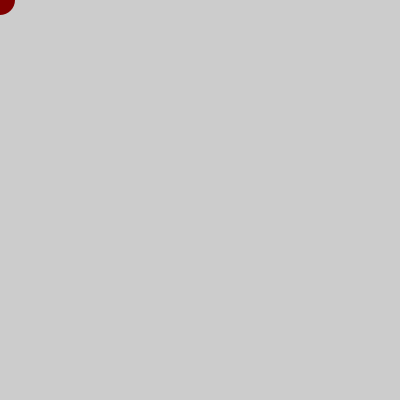
Frame 1 (no input)
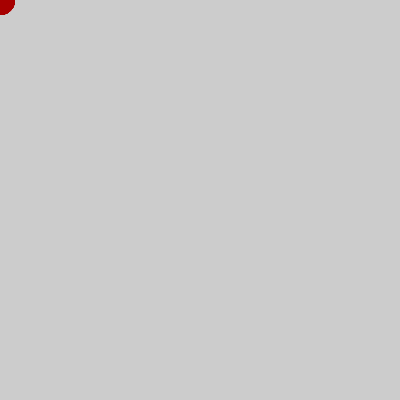
Frame 60 (the mouse pressed at the canvas centre just before this capture)
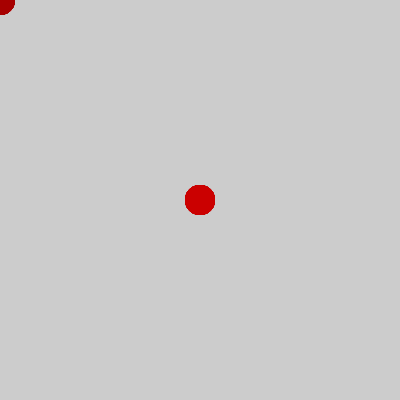
Frame 120 (the mouse held since frame 60 and released just before this capture)

The Processing sketch that drew these frames (run headless with seeded random() and noise(); from frame 60 on, the mouse is pressed at the canvas centre):

// Processing sketch: Red_Snake_Paso_05
// ── Red_Snake_Paso_05.pde
/*
 * Red Snake 
 *
 * Program to create a red snake moving through the screen
 * 
 * Step 5:
 *  - change the intensity of red with the time
 *  - for a better visual effect and avoiding the color red of changing
 *    abruptly, use a mathematical function (e.g. 'sin()')
 *  - you will need a variable to count the time
 *  - the number '20' in the equation calculating the amount of red determines
 *    how often will a color be repeated
 *
 * Note: the function 'sin()' will return a floating point number (of the type 'float')
 *       and therefore we need to use the function 'int()' to assign that value to the
 *       variable storing the color
 *
 * (c) 2013 D. Cuartielles, Arduino Verkstad, Sweden 
 */

int rojo = 255;
int tiempo = 0;
 
void setup() {
  size(400, 400);
}

void draw() {
  tiempo = tiempo + 1;  // Increase time in one unit
  rojo = int(128 * (1 + sin(tiempo * 2 * PI / frameRate / 20)));  // Change the color red, repeat every 20s
  
  noStroke();             
  fill(rojo, 0, 0);          
  ellipse(mouseX, mouseY, 30, 30); 
}
